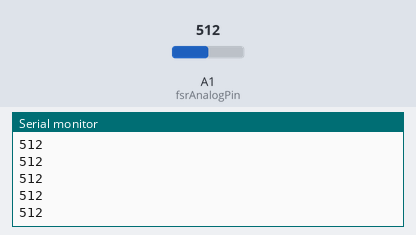
Simulated run of this sketch. Board: Arduino Uno, built with avr-gcc and run on an emulated ATmega328P. On the bench: the last lines printed to the serial monitor. The test bench sets the inputs (shaded band); at power-on: A1 (fsrAnalogPin) = 512.

Above: at 1.2 s.
1.3 s: A1 (fsrAnalogPin) set to 716
At 1.31 s:
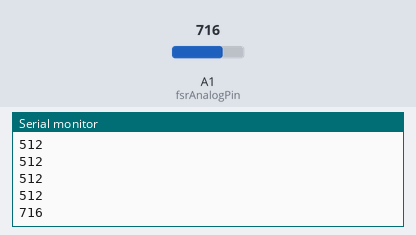
2.8 s: A1 (fsrAnalogPin) set to 900
At 2.81 s:
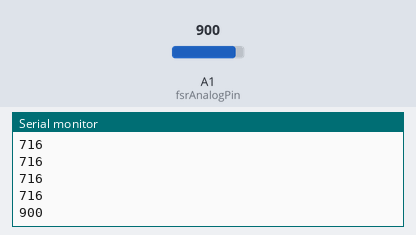
Timing chart, 0 to 5.8 s (numbered marks = the images above; inputs shaded):
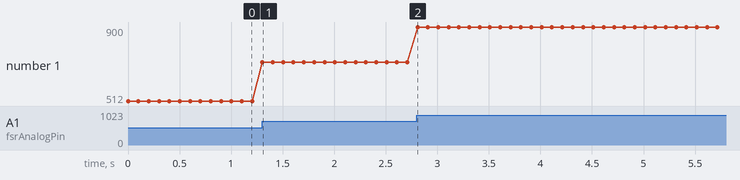

The sketch:

forcesensor_testcode.ino
```cpp
/* FSR testing sketch.

Connect one end of FSR to 5V, the other end to Analog 0.
Then connect one end of a 10K resistor from Analog 0 to ground
Connect LED from pin 11 through a resistor to ground

For more information see www.ladyada.net/learn/sensors/fsr.html */

int fsrAnalogPin = 1; // FSR is connected to analog 1
int fsrReading;      // the analog reading from the FSR resistor divider

void setup(void) {
  Serial.begin(9600);   // We'll send debugging information via the Serial monitor
}

void loop(void) {
  fsrReading = analogRead(fsrAnalogPin);
  Serial.println(fsrReading);

  delay(100);
}
```

Measured:
- after the input at 1.3 s, the serial monitor: prints a new line at once (image 1)
- after the input at 2.8 s, the serial monitor: prints a new line at once (image 2)
- plotted number 1: 512 → 716 after the input at 1.3 s, 716 → 900 after the input at 2.8 s
